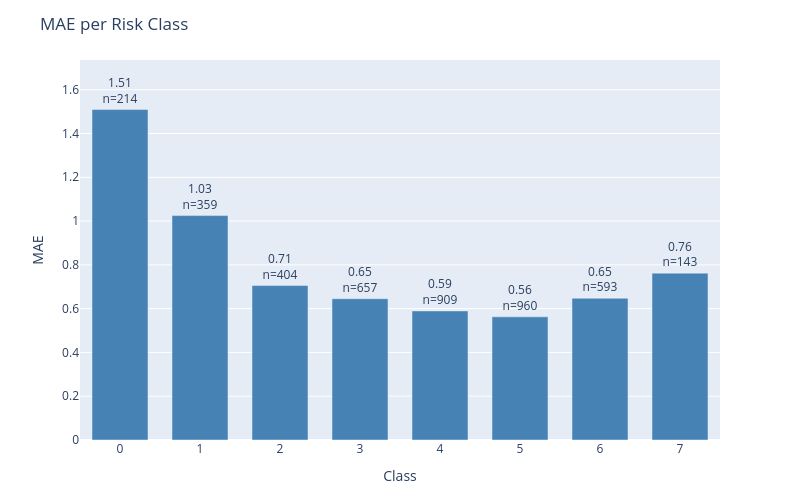

Notebook cell for this chart:
### Code cell
plot_error_by_group(
    df=results_test,
    y_true_col='actual',
    y_pred_col='prediction',
    group_by='class',
    metric='mae',
    title='MAE per Risk Class'
)

### Figure 1 — Plotly figure (JSON) as saved in the notebook; plotly's stock layout.template omitted (floating-point values rounded to 4 significant figures)
{"data": [{"marker": {"color": "steelblue"}, "text": ["1.51<br>n=214", "1.03<br>n=359", "0.71<br>n=404", "0.65<br>n=657", "0.59<br>n=909", "0.56<br>n=960", "0.65<br>n=593", "0.76<br>n=143"], "textposition": "outside", "type": "bar", "x": ["0", "1", "2", "3", "4", "5", "6", "7"], "y": [1.509, 1.025, 0.7054, 0.6454, 0.5897, 0.5625, 0.6476, 0.7622]}], "layout": {"bargap": 0.3, "height": 500, "margin": {"b": 60, "t": 60}, "title": {"text": "MAE per Risk Class"}, "uniformtext": {"minsize": 8, "mode": "hide"}, "width": 800, "xaxis": {"title": {"text": "Class"}}, "yaxis": {"range": [0, 1.736], "title": {"text": "MAE"}}}}
